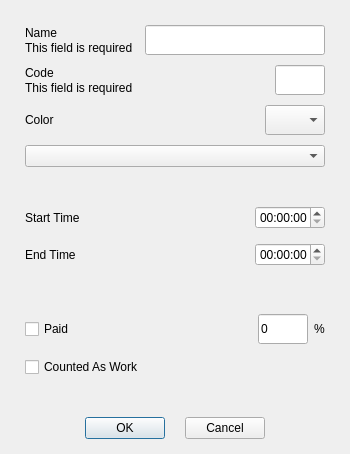
<?xml version="1.0" encoding="UTF-8"?>
<ui version="4.0">
 <class>ScheduleEntryDialog</class>
 <widget class="QDialog" name="ScheduleEntryDialog">
  <property name="geometry">
   <rect>
    <x>0</x>
    <y>0</y>
    <width>350</width>
    <height>454</height>
   </rect>
  </property>
  <property name="minimumSize">
   <size>
    <width>350</width>
    <height>454</height>
   </size>
  </property>
  <property name="maximumSize">
   <size>
    <width>350</width>
    <height>454</height>
   </size>
  </property>
  <property name="windowTitle">
   <string>Dialog</string>
  </property>
  <property name="styleSheet">
   <string notr="true"/>
  </property>
  <layout class="QVBoxLayout" name="verticalLayout_6">
   <property name="spacing">
    <number>15</number>
   </property>
   <property name="leftMargin">
    <number>15</number>
   </property>
   <property name="topMargin">
    <number>15</number>
   </property>
   <property name="rightMargin">
    <number>15</number>
   </property>
   <property name="bottomMargin">
    <number>15</number>
   </property>
   <item>
    <widget class="QWidget" name="definitionContainer" native="true">
     <layout class="QVBoxLayout" name="verticalLayout_5">
      <property name="spacing">
       <number>10</number>
      </property>
      <property name="leftMargin">
       <number>10</number>
      </property>
      <property name="topMargin">
       <number>10</number>
      </property>
      <property name="rightMargin">
       <number>10</number>
      </property>
      <property name="bottomMargin">
       <number>10</number>
      </property>
      <item>
       <layout class="QHBoxLayout" name="horizontalLayout_2">
        <property name="spacing">
         <number>0</number>
        </property>
        <item>
         <layout class="QVBoxLayout" name="verticalLayout_2">
          <item>
           <widget class="QLabel" name="nameLabel">
            <property name="text">
             <string>Name</string>
            </property>
           </widget>
          </item>
          <item>
           <widget class="QLabel" name="nameErrorLabel">
            <property name="text">
             <string>This field is required</string>
            </property>
           </widget>
          </item>
         </layout>
        </item>
        <item>
         <spacer name="horizontalSpacer_4">
          <property name="orientation">
           <enum>Qt::Orientation::Horizontal</enum>
          </property>
          <property name="sizeHint" stdset="0">
           <size>
            <width>40</width>
            <height>20</height>
           </size>
          </property>
         </spacer>
        </item>
        <item>
         <widget class="QLineEdit" name="nameEdit">
          <property name="minimumSize">
           <size>
            <width>180</width>
            <height>30</height>
           </size>
          </property>
          <property name="maximumSize">
           <size>
            <width>180</width>
            <height>30</height>
           </size>
          </property>
         </widget>
        </item>
       </layout>
      </item>
      <item>
       <layout class="QHBoxLayout" name="horizontalLayout_3">
        <property name="spacing">
         <number>0</number>
        </property>
        <item>
         <layout class="QVBoxLayout" name="verticalLayout">
          <property name="spacing">
           <number>0</number>
          </property>
          <item>
           <widget class="QLabel" name="codeLabel">
            <property name="text">
             <string>Code</string>
            </property>
           </widget>
          </item>
          <item>
           <widget class="QLabel" name="codeErrorLabel">
            <property name="text">
             <string>This field is required</string>
            </property>
           </widget>
          </item>
         </layout>
        </item>
        <item>
         <spacer name="horizontalSpacer_3">
          <property name="orientation">
           <enum>Qt::Orientation::Horizontal</enum>
          </property>
          <property name="sizeHint" stdset="0">
           <size>
            <width>40</width>
            <height>20</height>
           </size>
          </property>
         </spacer>
        </item>
        <item>
         <widget class="QLineEdit" name="codeEdit">
          <property name="minimumSize">
           <size>
            <width>50</width>
            <height>30</height>
           </size>
          </property>
          <property name="maximumSize">
           <size>
            <width>50</width>
            <height>30</height>
           </size>
          </property>
         </widget>
        </item>
       </layout>
      </item>
      <item>
       <layout class="QHBoxLayout" name="horizontalLayout_4">
        <property name="spacing">
         <number>0</number>
        </property>
        <item>
         <widget class="QLabel" name="colorLabel">
          <property name="text">
           <string>Color</string>
          </property>
         </widget>
        </item>
        <item>
         <spacer name="horizontalSpacer_5">
          <property name="orientation">
           <enum>Qt::Orientation::Horizontal</enum>
          </property>
          <property name="sizeHint" stdset="0">
           <size>
            <width>40</width>
            <height>20</height>
           </size>
          </property>
         </spacer>
        </item>
        <item>
         <widget class="ScheduleEntryDialogColorSchemeComboBox" name="colorCombo">
          <property name="minimumSize">
           <size>
            <width>60</width>
            <height>30</height>
           </size>
          </property>
          <property name="maximumSize">
           <size>
            <width>60</width>
            <height>30</height>
           </size>
          </property>
         </widget>
        </item>
       </layout>
      </item>
      <item>
       <widget class="QComboBox" name="categoryCombo"/>
      </item>
     </layout>
    </widget>
   </item>
   <item>
    <widget class="QWidget" name="timeContainer" native="true">
     <layout class="QVBoxLayout" name="verticalLayout_4">
      <property name="spacing">
       <number>10</number>
      </property>
      <property name="leftMargin">
       <number>10</number>
      </property>
      <property name="topMargin">
       <number>10</number>
      </property>
      <property name="rightMargin">
       <number>10</number>
      </property>
      <property name="bottomMargin">
       <number>10</number>
      </property>
      <item>
       <layout class="QHBoxLayout" name="horizontalLayout_5">
        <item>
         <widget class="QLabel" name="startTimeLabel">
          <property name="text">
           <string>Start Time</string>
          </property>
         </widget>
        </item>
        <item>
         <spacer name="horizontalSpacer_6">
          <property name="orientation">
           <enum>Qt::Orientation::Horizontal</enum>
          </property>
          <property name="sizeHint" stdset="0">
           <size>
            <width>40</width>
            <height>20</height>
           </size>
          </property>
         </spacer>
        </item>
        <item>
         <widget class="QTimeEdit" name="startTimeEdit">
          <property name="minimumSize">
           <size>
            <width>70</width>
            <height>0</height>
           </size>
          </property>
          <property name="maximumSize">
           <size>
            <width>70</width>
            <height>16777215</height>
           </size>
          </property>
          <property name="alignment">
           <set>Qt::AlignmentFlag::AlignCenter</set>
          </property>
         </widget>
        </item>
       </layout>
      </item>
      <item>
       <layout class="QHBoxLayout" name="horizontalLayout_6">
        <item>
         <widget class="QLabel" name="endTimeLabel">
          <property name="text">
           <string>End Time</string>
          </property>
         </widget>
        </item>
        <item>
         <spacer name="horizontalSpacer_7">
          <property name="orientation">
           <enum>Qt::Orientation::Horizontal</enum>
          </property>
          <property name="sizeHint" stdset="0">
           <size>
            <width>40</width>
            <height>20</height>
           </size>
          </property>
         </spacer>
        </item>
        <item>
         <widget class="QTimeEdit" name="endTimeEdit">
          <property name="minimumSize">
           <size>
            <width>70</width>
            <height>0</height>
           </size>
          </property>
          <property name="maximumSize">
           <size>
            <width>70</width>
            <height>16777215</height>
           </size>
          </property>
          <property name="alignment">
           <set>Qt::AlignmentFlag::AlignCenter</set>
          </property>
         </widget>
        </item>
       </layout>
      </item>
     </layout>
    </widget>
   </item>
   <item>
    <widget class="QWidget" name="propertiesContainer" native="true">
     <layout class="QVBoxLayout" name="verticalLayout_3">
      <property name="spacing">
       <number>6</number>
      </property>
      <property name="leftMargin">
       <number>10</number>
      </property>
      <property name="topMargin">
       <number>10</number>
      </property>
      <property name="rightMargin">
       <number>10</number>
      </property>
      <property name="bottomMargin">
       <number>10</number>
      </property>
      <item>
       <layout class="QHBoxLayout" name="horizontalLayout_7">
        <property name="spacing">
         <number>6</number>
        </property>
        <item>
         <widget class="QCheckBox" name="paidCheckbox">
          <property name="text">
           <string>Paid</string>
          </property>
         </widget>
        </item>
        <item>
         <spacer name="horizontalSpacer_8">
          <property name="orientation">
           <enum>Qt::Orientation::Horizontal</enum>
          </property>
          <property name="sizeHint" stdset="0">
           <size>
            <width>40</width>
            <height>20</height>
           </size>
          </property>
         </spacer>
        </item>
        <item>
         <widget class="QLineEdit" name="paymentRateEdit">
          <property name="minimumSize">
           <size>
            <width>50</width>
            <height>30</height>
           </size>
          </property>
          <property name="maximumSize">
           <size>
            <width>50</width>
            <height>30</height>
           </size>
          </property>
          <property name="text">
           <string>0</string>
          </property>
         </widget>
        </item>
        <item>
         <widget class="QLabel" name="percentLabel">
          <property name="text">
           <string>%</string>
          </property>
         </widget>
        </item>
       </layout>
      </item>
      <item>
       <widget class="QCheckBox" name="countedAsWorkCheckbox">
        <property name="text">
         <string>Counted As Work</string>
        </property>
       </widget>
      </item>
     </layout>
    </widget>
   </item>
   <item>
    <layout class="QHBoxLayout" name="horizontalLayout">
     <property name="spacing">
      <number>20</number>
     </property>
     <property name="topMargin">
      <number>15</number>
     </property>
     <item>
      <spacer name="horizontalSpacer">
       <property name="orientation">
        <enum>Qt::Orientation::Horizontal</enum>
       </property>
       <property name="sizeHint" stdset="0">
        <size>
         <width>40</width>
         <height>20</height>
        </size>
       </property>
      </spacer>
     </item>
     <item>
      <widget class="QPushButton" name="okButton">
       <property name="text">
        <string>OK</string>
       </property>
      </widget>
     </item>
     <item>
      <widget class="QPushButton" name="cancelButton">
       <property name="text">
        <string>Cancel</string>
       </property>
      </widget>
     </item>
     <item>
      <spacer name="horizontalSpacer_2">
       <property name="orientation">
        <enum>Qt::Orientation::Horizontal</enum>
       </property>
       <property name="sizeHint" stdset="0">
        <size>
         <width>40</width>
         <height>20</height>
        </size>
       </property>
      </spacer>
     </item>
    </layout>
   </item>
  </layout>
 </widget>
 <customwidgets>
  <customwidget>
   <class>ScheduleEntryDialogColorSchemeComboBox</class>
   <extends>QComboBox</extends>
   <header>ScheduleEntryDialogColorSchemeComboBox.h</header>
  </customwidget>
 </customwidgets>
 <resources/>
 <connections/>
</ui>
